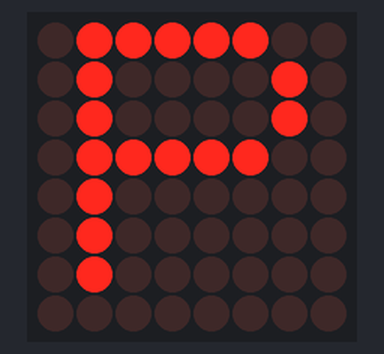
The sketch below on a simulated Arduino Uno, built with avr-gcc and run on an emulated ATmega328P. Parts: 8×8 LED matrix.

Above: at 0.07 s.
At 0.99 s:
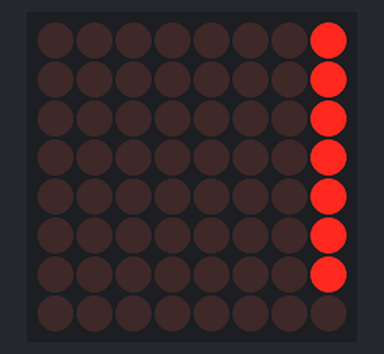
At 2.05 s:
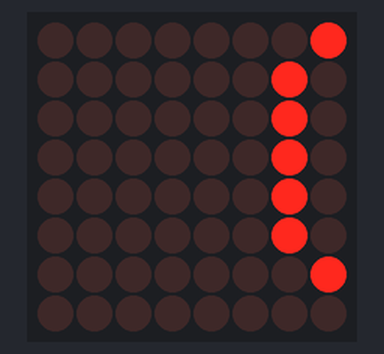
At 4.17 s:
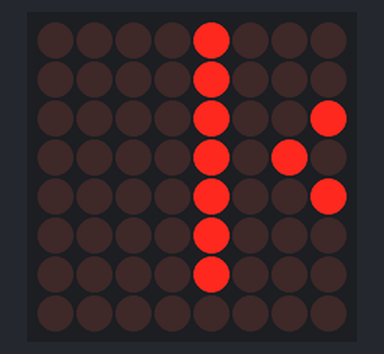
At 6.3 s:
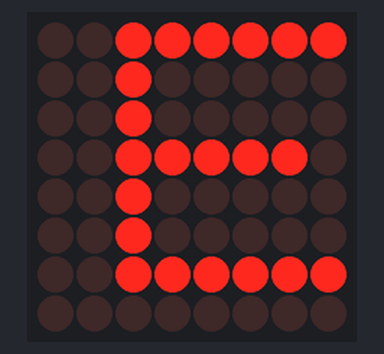
At 8.4 s:
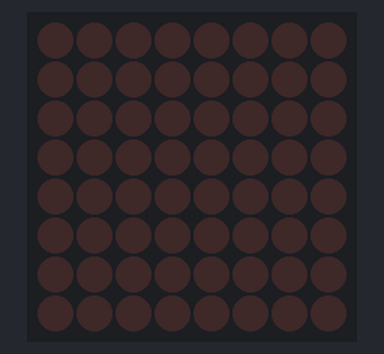

The sketch:

iotproject.ino
```cpp
#include <LedControl.h>

#define DIN 7
#define CS  5
#define CLK 6

LedControl matrix = LedControl(DIN, CLK, CS, 1);

// Font definitions for A-Z (8x8 pixel representation)
const byte font[][8] = {
  {0x18, 0x24, 0x42, 0x42, 0x7E, 0x42, 0x42, 0x42}, // A
  {0x7C, 0x42, 0x42, 0x7C, 0x42, 0x42, 0x7C, 0x00}, // B
  {0x3C, 0x42, 0x40, 0x40, 0x40, 0x42, 0x3C, 0x00}, // C
  {0x78, 0x44, 0x42, 0x42, 0x42, 0x44, 0x78, 0x00}, // D
  {0x7E, 0x40, 0x40, 0x7C, 0x40, 0x40, 0x7E, 0x00}, // E
  {0x7E, 0x40, 0x40, 0x7C, 0x40, 0x40, 0x40, 0x00}, // F
  {0x3C, 0x42, 0x40, 0x4E, 0x42, 0x42, 0x3C, 0x00}, // G
  {0x42, 0x42, 0x42, 0x7E, 0x42, 0x42, 0x42, 0x00}, // H
  {0x7E, 0x18, 0x18, 0x18, 0x18, 0x18, 0x7E, 0x00}, // I
  {0x0E, 0x04, 0x04, 0x04, 0x44, 0x44, 0x38, 0x00}, // J
  {0x42, 0x44, 0x48, 0x50, 0x48, 0x44, 0x42, 0x00}, // K
  {0x40, 0x40, 0x40, 0x40, 0x40, 0x40, 0x7E, 0x00}, // L
  {0x42, 0x66, 0x5A, 0x42, 0x42, 0x42, 0x42, 0x00}, // M
  {0x42, 0x62, 0x52, 0x4A, 0x46, 0x42, 0x42, 0x00}, // N
  {0x3C, 0x42, 0x42, 0x42, 0x42, 0x42, 0x3C, 0x00}, // O
  {0x7C, 0x42, 0x42, 0x7C, 0x40, 0x40, 0x40, 0x00}, // P
  {0x3C, 0x42, 0x42, 0x42, 0x46, 0x42, 0x3D, 0x00}, // Q
  {0x7C, 0x42, 0x42, 0x7C, 0x48, 0x44, 0x42, 0x00}, // R
  {0x3C, 0x42, 0x40, 0x3C, 0x02, 0x42, 0x3C, 0x00}, // S
  {0x7E, 0x18, 0x18, 0x18, 0x18, 0x18, 0x18, 0x00}, // T
  {0x42, 0x42, 0x42, 0x42, 0x42, 0x42, 0x3C, 0x00}, // U
  {0x42, 0x42, 0x42, 0x42, 0x24, 0x18, 0x18, 0x00}, // V
  {0x42, 0x42, 0x42, 0x42, 0x5A, 0x66, 0x42, 0x00}, // W
  {0x42, 0x42, 0x24, 0x18, 0x18, 0x24, 0x42, 0x00}, // X
  {0x42, 0x42, 0x24, 0x18, 0x18, 0x18, 0x18, 0x00}, // Y
  {0x7E, 0x02, 0x04, 0x18, 0x20, 0x40, 0x7E, 0x00}, // Z
  {0x00, 0x00, 0x00, 0x00, 0x00, 0x00, 0x00, 0x00}  // Space
};

const char message[] = "POOKIES ";  // Your input text (add space at end)
const int messageLength = sizeof(message) - 1;

void scrollText() {
  while (true) {  // Infinite loop
    for (int charIndex = 0; charIndex < messageLength; charIndex++) {
      int letterIndex = message[charIndex] - 'A';

      if (message[charIndex] == ' ') {
        letterIndex = 26; // Space character
      }

      if (letterIndex >= 0 && letterIndex <= 26) { // If valid letter
        for (int shift = 0; shift < 8; shift++) {
          matrix.clearDisplay(0);
          for (int i = 0; i < 8; i++) {
            matrix.setRow(0, i, font[letterIndex][i] >> shift);
          }
          delay(150);  // Adjust speed of scrolling
        }
      }
    }
  }
}

void setup() {
  matrix.shutdown(0, false);
  matrix.setIntensity(0, 8);
  matrix.clearDisplay(0);
}

void loop() {
  scrollText();  // Runs infinitely
}
```

Measured:
- by itself, everything shown: repeats every 9.7 s, in 56 steps
- what the display in image 5 shows lasts 1.3 s, from 8.4 s to 9.7 s
